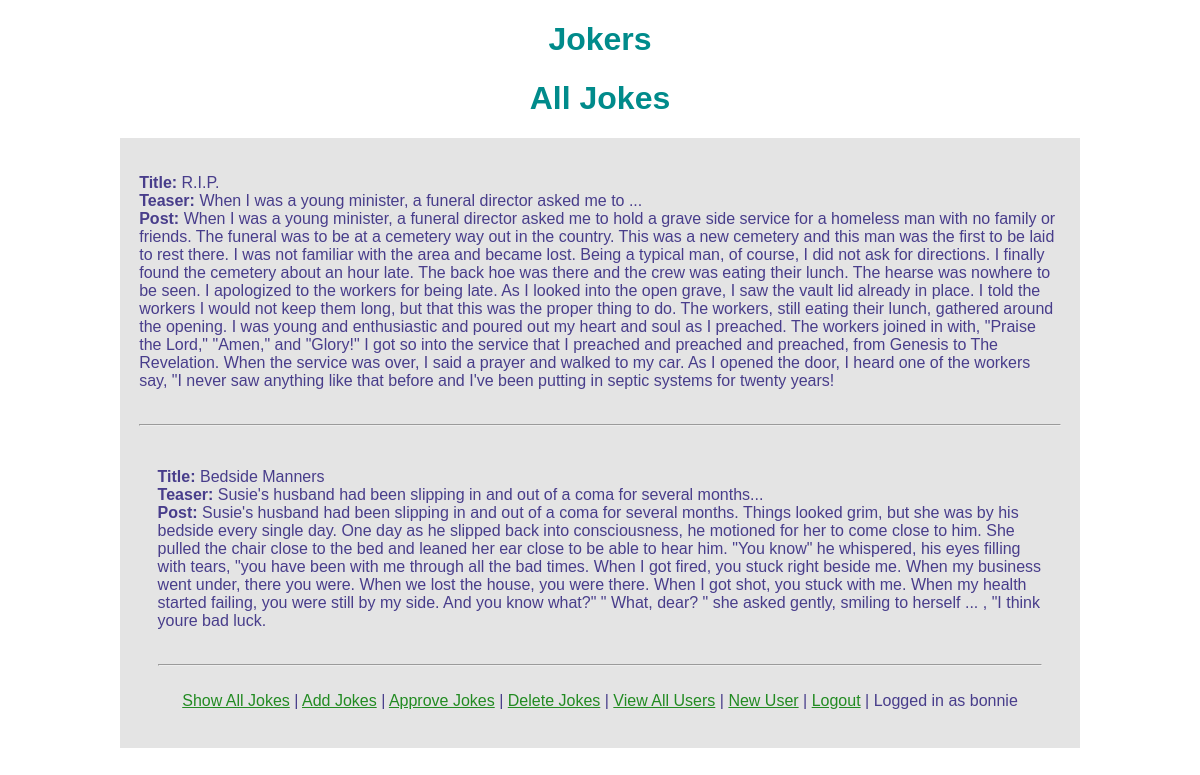
Screenshot of /show_all_jokes.php (signed in) with the database file from the repository.
### tables this page shows
CREATE TABLE `jokes` (
  `id` int(11) NOT NULL,
  `title` varchar(90) NOT NULL,
  `teaser` varchar(150) NOT NULL,
  `joke_text` text NOT NULL,
  `visible` int(1) NOT NULL,
  `created_at` timestamp NOT NULL DEFAULT CURRENT_TIMESTAMP,
  `user_id` int(11) NOT NULL,
  `category_id` int(11) NOT NULL
);

### show_all_jokes.php (the view, shortened to what this page needs)
<?php
include 'includes/header.php';
$myTitle = "All Jokes";
?>
<!doctype html>
<html lang="en">
<body>
<h1><?php echo $myTitle?></h1>
<div id="wrapper">
    <?php include 'includes/open_connection.php';
    $link = makeConnection("joker");
    $sql = "SELECT * FROM jokes where visible = 1";
    $result = $link->query($sql);
    if(!$result = $link->query($sql)){
        die('There was an error running the query [' . $link->error . ']');
    }
    while ($row = $result->fetch_assoc()){
        echo "<div class='background' id='posts'><p> <b>Title: </b> " . $row['title'] .
            "<br><b>Teaser: </b>" . $row['teaser'] .
            "<br><b>Post: </b>" . $row['joke_text'] . "<br><br><div><hr>";
    }
    ?>
</div>
<?php
include 'includes/footer.php';
?>
</body>
</html>

### includes/header.php (style rules this page uses)
body { font-family: Calibri, Arial, sans-serif; color: darkslateblue; width: 80%; margin-left: auto; margin-right: auto; }
.background { background-color:#E4E4E4; padding: 1%; }
h1 { text-align:center; color: darkcyan; }
#posts { padding: 2%; }

### rows the page displays
jokes: title "R.I.P.", teaser "When I was a young minister, a funeral director asked me to ...", joke_text "When I was a young minister, a funeral director asked me to hold a grave side service for a homeless man with no family or friends. The funeral was to be at a cemetery way out in the country. This was a new cemetery and this man was the first to be laid to rest there. I was not familiar with the area and became lost. Being a typical man, of course, I did not ask for directions. I finally found the cemetery about an hour late. The back hoe was there and the crew was eating their lunch. The hearse was nowhere to be seen. I apologized to the workers for being late. As I looked into the open grave, I saw the vault lid already in place. I told the workers I would not keep them long, but that…"
jokes: title "Bedside Manners", teaser "Susie's husband had been slipping in and out of a coma for several months...", joke_text "Susie's husband had been slipping in and out of a coma for several months. Things looked grim, but she was by his bedside every single day. One day as he slipped back into consciousness, he motioned for her to come close to him. She pulled the chair close to the bed and leaned her ear close to be able to hear him. \"You know\" he whispered, his eyes filling with tears, \"you have been with me through all the bad times. When I got fired, you stuck right beside me. When my business went under, there you were. When we lost the house, you were there. When I got shot, you stuck with me. When my health started failing, you were still by my side. And you know what?\" \" What, dear? \" she asked gently,…"

### other values shown
$myTitle "All Jokes"
$_SESSION['username'] "bonnie"
